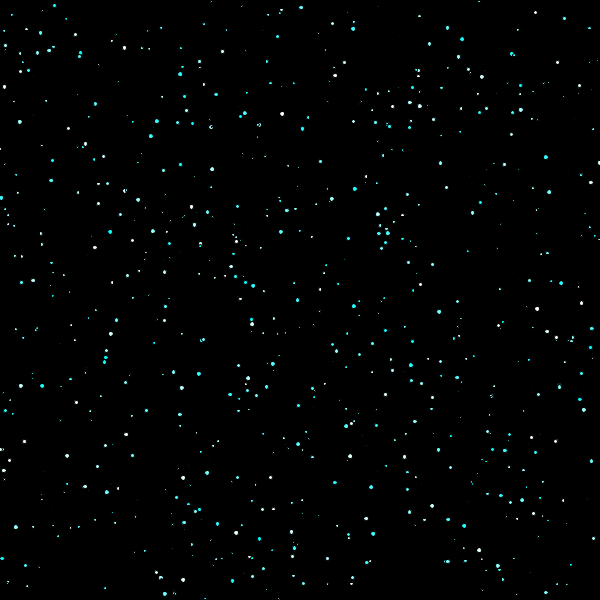
Frame 1 (no input)
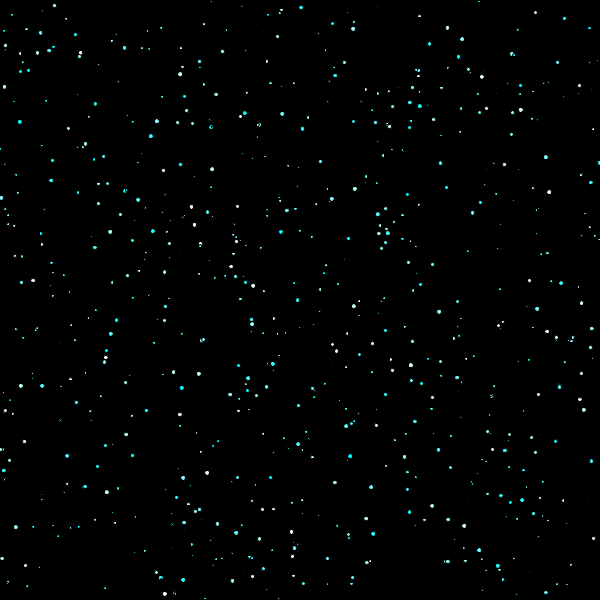
Frame 60 (the mouse pressed at the canvas centre just before this capture)
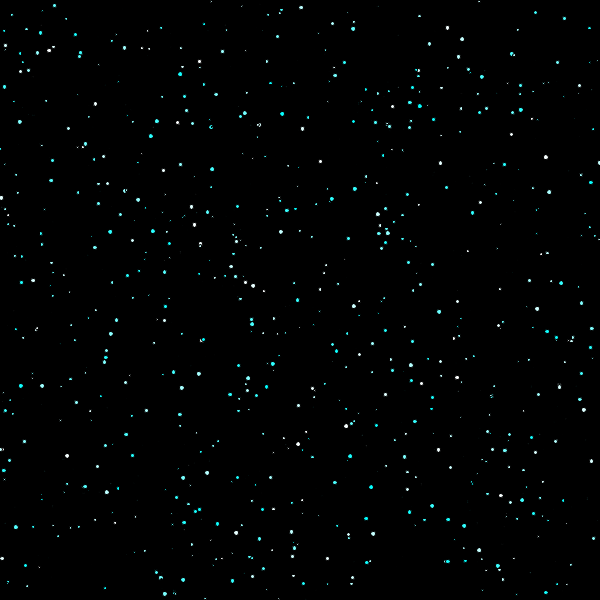
Frame 120 (the mouse held since frame 60 and released just before this capture)

The Processing sketch that drew these frames (run headless with seeded random() and noise(); from frame 60 on, the mouse is pressed at the canvas centre):

// Processing sketch: night_sky
// ── night_sky.pde
Ball []ball = new Ball[1000];
void setup()
{

  size(600, 600);
  for (int i=0; i<1000; i++)
  {
    ball[i]=new Ball(random(5));
  }
}
void draw()
{ 
  background(0);
  for (int i=0; i<1000; i++)

  {
    ball[i].display();
  }
}
class Ball
{
  float x, y, D;
  Ball(float ptr)
  {
    x=random(width);
    y=random(height);
    D=ptr;
  }
  void display()
  {
    fill(random(255),255,255);
    stroke(0);
    ellipse(x, y, D, D);
  }
}
